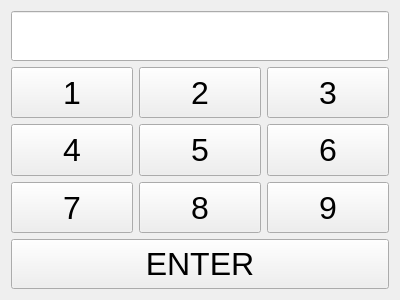
<?xml version="1.0" encoding="UTF-8"?>
<ui version="4.0">
 <class>Pin</class>
 <widget class="QWidget" name="Pin">
  <property name="geometry">
   <rect>
    <x>0</x>
    <y>0</y>
    <width>400</width>
    <height>300</height>
   </rect>
  </property>
  <property name="font">
   <font>
    <pointsize>24</pointsize>
   </font>
  </property>
  <property name="windowTitle">
   <string>Form</string>
  </property>
  <layout class="QVBoxLayout" name="verticalLayout">
   <item>
    <widget class="QLineEdit" name="number">
     <property name="minimumSize">
      <size>
       <width>0</width>
       <height>50</height>
      </size>
     </property>
     <property name="font">
      <font>
       <pointsize>24</pointsize>
      </font>
     </property>
     <property name="inputMask">
      <string/>
     </property>
     <property name="text">
      <string/>
     </property>
     <property name="echoMode">
      <enum>QLineEdit::Password</enum>
     </property>
     <property name="alignment">
      <set>Qt::AlignCenter</set>
     </property>
     <property name="readOnly">
      <bool>true</bool>
     </property>
     <property name="clearButtonEnabled">
      <bool>false</bool>
     </property>
    </widget>
   </item>
   <item>
    <layout class="QHBoxLayout" name="horizontalLayout">
     <item>
      <widget class="QPushButton" name="but1">
       <property name="sizePolicy">
        <sizepolicy hsizetype="Expanding" vsizetype="Expanding">
         <horstretch>0</horstretch>
         <verstretch>0</verstretch>
        </sizepolicy>
       </property>
       <property name="text">
        <string>1</string>
       </property>
      </widget>
     </item>
     <item>
      <widget class="QPushButton" name="but2">
       <property name="sizePolicy">
        <sizepolicy hsizetype="Expanding" vsizetype="Expanding">
         <horstretch>0</horstretch>
         <verstretch>0</verstretch>
        </sizepolicy>
       </property>
       <property name="text">
        <string>2</string>
       </property>
      </widget>
     </item>
     <item>
      <widget class="QPushButton" name="but3">
       <property name="sizePolicy">
        <sizepolicy hsizetype="Expanding" vsizetype="Expanding">
         <horstretch>0</horstretch>
         <verstretch>0</verstretch>
        </sizepolicy>
       </property>
       <property name="text">
        <string>3</string>
       </property>
      </widget>
     </item>
    </layout>
   </item>
   <item>
    <layout class="QHBoxLayout" name="horizontalLayout_3">
     <item>
      <widget class="QPushButton" name="but4">
       <property name="sizePolicy">
        <sizepolicy hsizetype="Expanding" vsizetype="Expanding">
         <horstretch>0</horstretch>
         <verstretch>0</verstretch>
        </sizepolicy>
       </property>
       <property name="text">
        <string>4</string>
       </property>
      </widget>
     </item>
     <item>
      <widget class="QPushButton" name="but5">
       <property name="sizePolicy">
        <sizepolicy hsizetype="Expanding" vsizetype="Expanding">
         <horstretch>0</horstretch>
         <verstretch>0</verstretch>
        </sizepolicy>
       </property>
       <property name="text">
        <string>5</string>
       </property>
      </widget>
     </item>
     <item>
      <widget class="QPushButton" name="but6">
       <property name="sizePolicy">
        <sizepolicy hsizetype="Expanding" vsizetype="Expanding">
         <horstretch>0</horstretch>
         <verstretch>0</verstretch>
        </sizepolicy>
       </property>
       <property name="text">
        <string>6</string>
       </property>
      </widget>
     </item>
    </layout>
   </item>
   <item>
    <layout class="QHBoxLayout" name="horizontalLayout_2">
     <item>
      <widget class="QPushButton" name="but7">
       <property name="sizePolicy">
        <sizepolicy hsizetype="Expanding" vsizetype="Expanding">
         <horstretch>0</horstretch>
         <verstretch>0</verstretch>
        </sizepolicy>
       </property>
       <property name="text">
        <string>7</string>
       </property>
      </widget>
     </item>
     <item>
      <widget class="QPushButton" name="but8">
       <property name="sizePolicy">
        <sizepolicy hsizetype="Expanding" vsizetype="Expanding">
         <horstretch>0</horstretch>
         <verstretch>0</verstretch>
        </sizepolicy>
       </property>
       <property name="text">
        <string>8</string>
       </property>
      </widget>
     </item>
     <item>
      <widget class="QPushButton" name="but9">
       <property name="sizePolicy">
        <sizepolicy hsizetype="Expanding" vsizetype="Expanding">
         <horstretch>0</horstretch>
         <verstretch>0</verstretch>
        </sizepolicy>
       </property>
       <property name="text">
        <string>9</string>
       </property>
      </widget>
     </item>
    </layout>
   </item>
   <item>
    <widget class="QPushButton" name="enter">
     <property name="sizePolicy">
      <sizepolicy hsizetype="Expanding" vsizetype="Fixed">
       <horstretch>0</horstretch>
       <verstretch>0</verstretch>
      </sizepolicy>
     </property>
     <property name="minimumSize">
      <size>
       <width>0</width>
       <height>50</height>
      </size>
     </property>
     <property name="text">
      <string>ENTER</string>
     </property>
    </widget>
   </item>
  </layout>
 </widget>
 <resources/>
 <connections/>
</ui>
